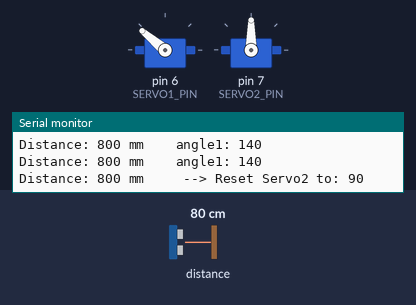
This sketch was run on a simulated Arduino Uno, built with avr-gcc and run on an emulated ATmega328P. Parts: 2 × servo, the last lines printed to the serial monitor. The test bench sets the inputs (shaded band); at power-on: distance to the obstacle 80 cm.

Above: at 1.2 s.
1.3 s: distance to the obstacle set to 2 cm
At 1.7 s:
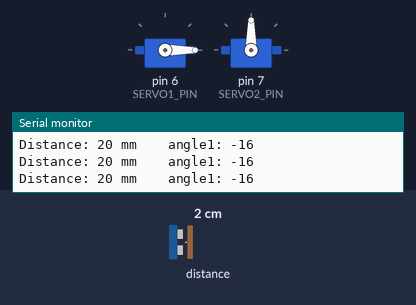
2.8 s: distance to the obstacle set to 18 cm
At 3.2 s:
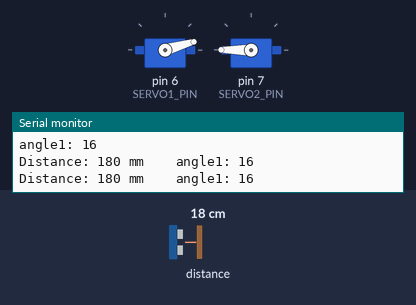
5.4 s: distance to the obstacle set to 35 cm
At 6.5 s:
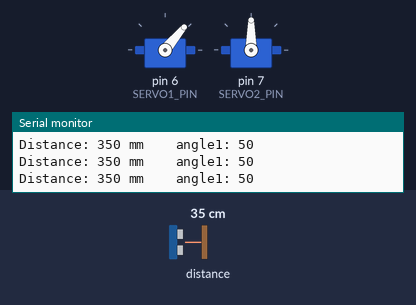
6.9 s: distance to the obstacle set to 60 cm
At 7.9 s:
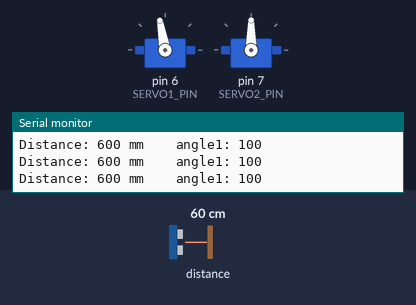
8.4 s: distance to the obstacle set to 120 cm
At 9.4 s:
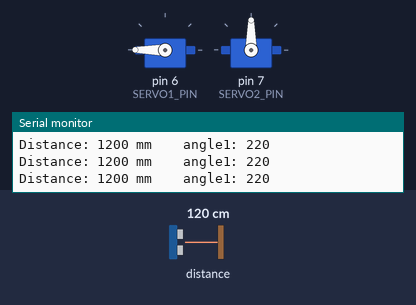
9.9 s: distance to the obstacle set to 4 cm
At 10.8 s:
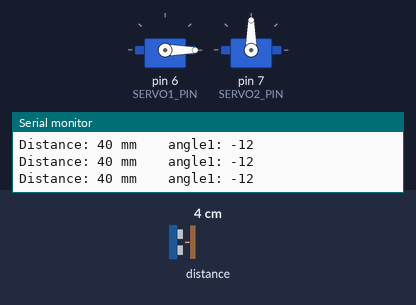
Timing chart, 0 to 12.4 s (numbered marks = the images above; inputs shaded):
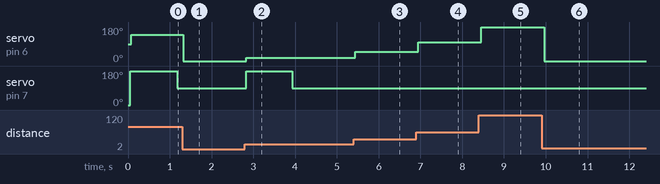

Measured:
- after the input at 1.3 s, servo on pin 6 (SERVO1_PIN): 140° → 0° at once
- after the input at 2.8 s, servo on pin 6 (SERVO1_PIN): 0° → 16° at once; servo on pin 7 (SERVO2_PIN): 90° → 180° at once, → 90° 1.1 s later
- after the input at 5.4 s, servo on pin 6 (SERVO1_PIN): 16° → 50° at once
- after the input at 6.9 s, servo on pin 6 (SERVO1_PIN): 50° → 100° at once
- after the input at 8.4 s, servo on pin 6 (SERVO1_PIN): 100° → 180° after 0.05 s
- after the input at 9.9 s, servo on pin 6 (SERVO1_PIN): 180° → 0° after 0.06 s

The sketch:

sketch_VL53L1X_btservo.ino
```cpp
#include <SoftwareSerial.h>

#include <Wire.h>
#include <VL53L1X.h>
#include <Servo.h>

// Bluetooth

#define BT_RX_PIN 2  // BluetoothモジュールのTX → ArduinoのRX (D2)
#define BT_TX_PIN 3  // BluetoothモジュールのRX → ArduinoのTX (D3)
SoftwareSerial btSerial(BT_RX_PIN, BT_TX_PIN);

VL53L1X sensor;
Servo Servo1; // 方向をむく
Servo Servo2; // トリガー往復

const int SERVO1_PIN = 6;
const int SERVO2_PIN = 7;

int currentAngle1 = 90; // 初期角度
int currentAngle2 = 0;

//サーボ2の往復
bool wasInRange = false;    // 前回の状態
bool toggle = false;        // サーボ2のトグル動作用

void setup()
{
  // PCとのシリアル通信を開始（デバッグ用）
  Serial.begin(9600); // PCのシリアルモニターに表示するためのボーレート
  while (!Serial) {
  }
  Serial.println("Arduino Starting Up..."); // 起動メッセージをPCに送信

  btSerial.begin(115200); // Bluetoothモジュールとのシリアル通信を開始
  Serial.println("Bluetooth Serial Initialized."); // PCにメッセージ送信

  Wire.begin();
  Wire.setClock(400000); // I2C高速通信

  Servo1.attach(SERVO1_PIN); // サーボをピンに接続
  Servo2.attach(SERVO2_PIN);

  Servo1.write(currentAngle1);
  Servo2.write(currentAngle2); // 初期位置（中央）

  sensor.setTimeout(500);
  if (!sensor.init())
  {
    btSerial.println("Failed to detect and initialize sensor!"); // Bluetoothにエラー送信
    Serial.println("Failed to detect and initialize sensor!"); // PCにもエラー送信
    while (1);
  }

  sensor.setDistanceMode(VL53L1X::Long);
  sensor.setMeasurementTimingBudget(50000);
  sensor.startContinuous(50);

  Serial.println("Setup Complete. Starting loop."); // PCに完了メッセージ
}

// グローバル変数
unsigned long lastTriggerTime = 0;
bool servo2Active = false;
const int triggerAngle = 180;
const int defaultAngle = 90;
const unsigned long resetDelay = 1000; // 1秒後に戻す

void loop()
{
int distance = sensor.read();
  // Bluetoothにデータを送信
  btSerial.print("Distance: ");
  btSerial.print(distance);
  btSerial.print(" mm    ");

  // デバッグ用にPCのシリアルモニターにも出力
  Serial.print("Distance: ");
  Serial.print(distance);
  Serial.print(" mm    ");


  bool nowInRange = (distance >= 100 && distance <= 1000);

  unsigned long currentTime = millis();

  // --- サーボ2 トリガー ---
  if (nowInRange && !wasInRange) {
    // トリガー角度へ動かす
    Servo2.write(triggerAngle);
    servo2Active = true;
    lastTriggerTime = currentTime;

    btSerial.print(" --> Trigger Servo2 to: ");
    btSerial.println(triggerAngle);
    Serial.print(" --> Trigger Servo2 to: ");
    Serial.println(triggerAngle);
  }

  // --- サーボ2 元に戻す ---
  if (servo2Active && (currentTime - lastTriggerTime >= resetDelay)) {
    Servo2.write(defaultAngle);
    servo2Active = false;

    btSerial.print(" --> Reset Servo2 to: ");
    btSerial.println(defaultAngle);
    Serial.print(" --> Reset Servo2 to: ");
    Serial.println(defaultAngle);
  }

  wasInRange = nowInRange;

  // --- サーボ1（距離に応じた角度） ---
  int angle1 = map(distance, 100, 1000, 0, 180);
  //angle1 = constrain(angle1, 0, 180);
  Servo1.write(angle1);

  btSerial.print("angle1: ");
  btSerial.println(angle1);
  Serial.print("angle1: ");
  Serial.println(angle1);

  delay(100);

  if (sensor.timeoutOccurred()) {
    btSerial.println("Sensor Timeout!");
    Serial.println("Sensor Timeout!");
  }
}
```
